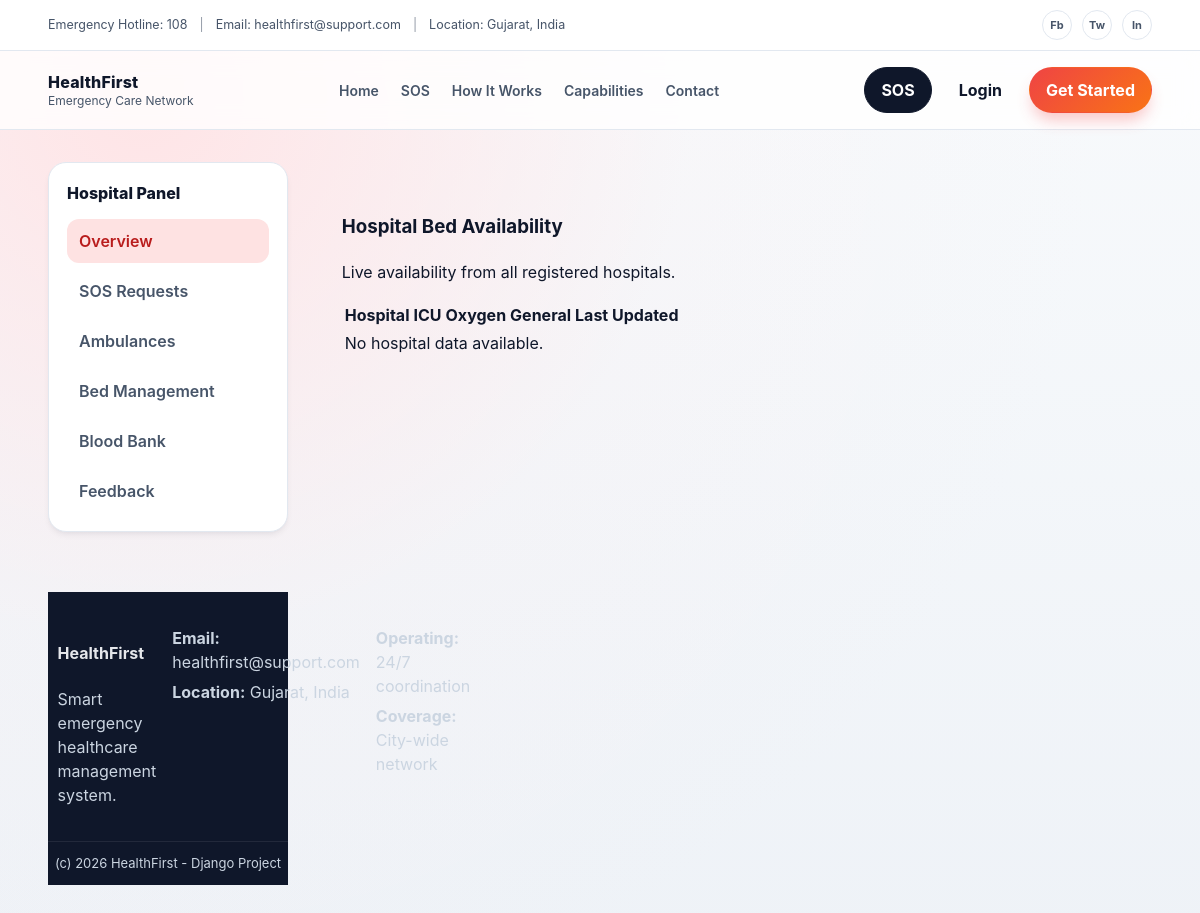
The app's page /hospitals/view-beds/, older data.
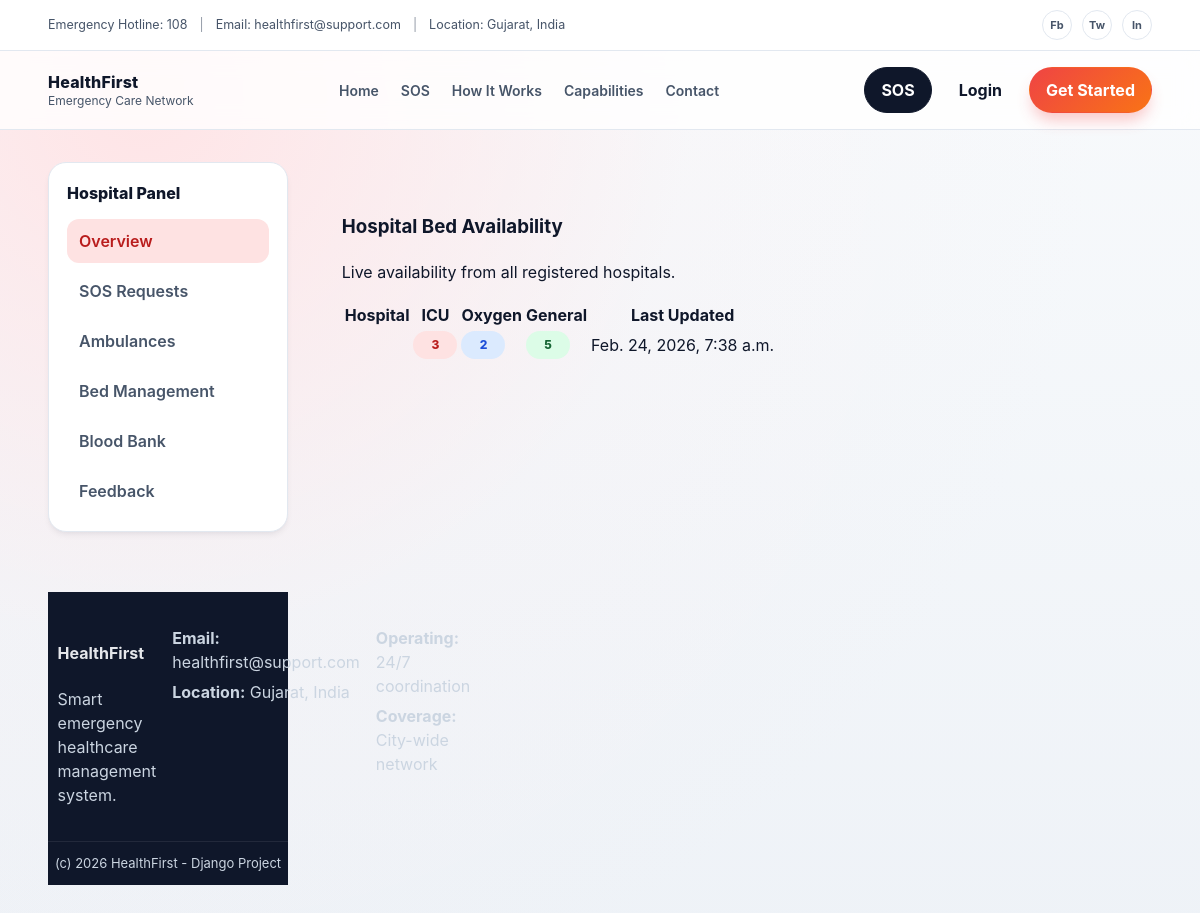
The same page, newer data.
### hospitals/models.py (models this page shows, shortened)
class BedAvailability(models.Model):
    hospital = models.OneToOneField(Hospital, on_delete=models.CASCADE)
    icu_beds = models.IntegerField(default=0)
    oxygen_beds = models.IntegerField(default=0)
    general_beds = models.IntegerField(default=0)
    last_updated = models.DateTimeField(auto_now=True)

### hospitals/views.py (the view)
# urls.py: path('view-beds/', views.view_beds, name='view_beds'),
def view_beds(request):
    beds = BedAvailability.objects.select_related('hospital').all()
    return render(request, 'hospitals/view_beds.html', {'beds': beds})

### hospitals/templates/hospitals/view_beds.html (shortened to what this page needs)
{% extends "base.html" %}
{% block content %}
<section class="dash">
  <div class="container dash-layout">
    <aside class="dash-sidebar">
      <div class="dash-brand">Hospital Panel</div>
      <nav class="dash-menu">
        <a class="active" href="#">Overview</a>
        <a href="#">SOS Requests</a>
        <a href="#">Ambulances</a>
      <a href="{% url 'hospitals:manage_beds' %}">Bed Management</a>
        <a href="#">Blood Bank</a>
        <a href="#">Feedback</a>
      </nav>
    </aside>
    <section class="dash">
  <div class="container">
    <div class="dash-head">
      <div>
        <h1>Hospital Bed Availability</h1>
        <p class="muted">Live availability from all registered hospitals.</p>
      </div>
    </div>
    <div class="card">
      <table class="beds-table">
        <thead>
          <tr>
            <th>Hospital</th>
            <th>ICU</th>
            <th>Oxygen</th>
            <th>General</th>
            <th>Last Updated</th>
          </tr>
        </thead>
        <tbody>
          {% for bed in beds %}
          <tr>
            <td class="hospital-name">
            </td>
            <td>
              <span class="chip chip-alert">
                {{ bed.icu_beds }}
              </span>
            </td>
            <td>
              <span class="chip chip-ambulance">
                {{ bed.oxygen_beds }}
              </span>
            </td>
            <td>
              <span class="chip chip-beds">
                {{ bed.general_beds }}
              </span>
            </td>
            <td class="muted">
              {{ bed.last_updated }}
            </td>
          </tr>
          {% empty %}
          <tr>
            <td colspan="5" class="muted text-center">
              No hospital data available.
            </td>
          </tr>
          {% endfor %}
        </tbody>
      </table>
    </div>
  </div>
</section>
{% endblock %}

Row changes from the older to the newer data that the page shows:
added BedAvailability: icu_beds "3", oxygen_beds "2", general_beds "5", last_updated "Feb. 24, 2026, 7:38 a.m."
Text that changed along with them:
text no longer shown: "No hospital data available."
